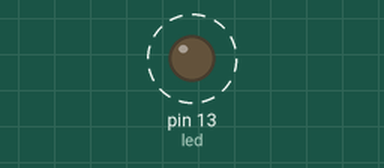
Bench run of a sketch on a simulated Arduino Uno, built with avr-gcc and run on an emulated ATmega328P. Parts: output pins drawn as LEDs (lit = HIGH). Dashed ring = blinking.

Above: at 0.1 s.
Timing chart, 0 to 3.0 s (numbered marks = the images above):
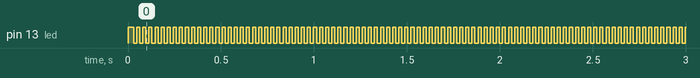

Measured:
- by itself, pin 13 (led): alternates HIGH for 0.02 s and LOW for 0.02 s

The sketch:

_43_timer2_toggle_LED_01.ino
```cpp
// (licence header left out)
#include <avr/io.h>

                            // initialize timer, interrupt and variable
void timer2_init()
{
                            // set up timer with prescaler = 1024 and CTC mode
  TCCR2A |= (1 << WGM21) | (0 << WGM20);
  TCCR2B |= (0 << WGM22) | (1 << CS22) | (1 << CS21) | (1 << CS20);

                            // initialize counter
  TCNT2 = 0;

                            // initialize compare value for 10 Hz
  OCR2A = 220;
}

                            // initialize timer, interrupt and variable
void setup() {

                            // connect led to pin PB5 - INBUILD_LED - Arduino PIN 13
  DDRB |= (1 << PINB5);

                            // initialize timer2 (table above)
  timer2_init();


}

// loop forever
void loop() {

                            // check whether the flag bit is set
                            // if set, it means that there has been a compare match
                            // and the timer has been cleared
                            // use this opportunity to toggle the led
  if (TIFR2 & (1 << OCF2A))
  {
    PORTB ^= (1 << PINB5);  // toggles the led
  }

                            // wait! we are not done yet!
                            // clear the flag bit manually since there is no ISR to execute
                            // clear it by writing '1' to it (as per the datasheet)
  TIFR2 |= (1 << OCF2A);

                            // yeah, now we are done!
}
```

_43_working_w_CTC_01.c
```cpp
// (licence header left out)
#include <avr/io.h>

									// initialize timer, interrupt and variable
void timer2_init()
{
									// set up timer with prescaler = 1024 and CTC mode
	TCCR2A |= (1 << WGM21) | (0 << WGM20);
	TCCR2B |= (0 << WGM22) | (1 << CS22) | (1 << CS21) | (1 << CS20);

									// initialize counter (table above)
	TCNT2 = 0;

									// initialize compare value to 10 Hz
	OCR2A = 156;
}

int main(void)
{
									// connect led to pin PC0
	DDRB |= (1 << PINB5);

									// initialize timer
	timer2_init();

									// loop forever
	while(1)
	{
									// check whether the flag bit is set
									// if set, it means that there has been a compare match
									// and the timer has been cleared
									// use this opportunity to toggle LED
		if (TIFR2 & (1 << OCF2A))
		{
			PORTB ^= (1 << PINB5);  // toggles the inbuild_LED - Arduino pin 13
		}

									// wait! we are not done yet!
									// clear the flag bit manually since there is no ISR to execute
									// clear it by writing '1' to it (as per the datasheet)
		TIFR2 |= (1 << OCF2A);

									// yeah, now we are done!
	}
}
```

_43_working_w_CTC_w_INT_02.c
```cpp
// (licence header left out)
#include <avr/io.h>
#include <avr/interrupt.h>          // 1ª Modification: include int library

									// initialize timer, interrupt and variable
void timer2_init()
{
									// set up timer with prescaler = 1024 and CTC mode
	TCCR2A |= (1 << WGM21) | (0 << WGM20);
	TCCR2B |= (0 << WGM22) | (1 << CS22) | (1 << CS21) | (1 << CS20);

   	TIMSK2 |= (1 << OCIE2A);        // 2ª Modification: enable CTC, Timer2, Ch A interruptions

	TCNT2 = 0;
								    // initialize compare value to 10 Hz
	OCR2A = 156;

	sei();                          // 3ª Modification: set Global Interrupt Enable;
									// Arduino.h courtesy:)
}

                                    // 4ª Modification: Implement ISR (fired whenever a match occurs)
                                    // hence, toggle led here itself..
ISR (TIMER2_COMPA_vect)
{

	PORTB ^= (1 << PINB5);          // toggles the inbuild_LED - Arduino pin 13
}

int main(void)
{
									// connect led to pin PC0
	DDRB |= (1 << PINB5);

									// initialize timer
	timer2_init();

									// loop forever
	while(1)
	{

									// 5ª Modification: do nothing here :D
									// whenever a match occurs, ISR is fired
									// toggle the led in the ISR itself
									// no need to keep track of any flag bits here
									// done!
									// See all the work that is left for the hardware ...
									// check whether the flag bit is set
									// if set, it means that there has been a compare match
									// and the timer has been cleared
									// use this opportunity to toggle LED
		/*if (TIFR2 & (1 << OCF2A))
		{
			PORTB ^= (1 << PINB5);  // toggles the inbuild_LED - Arduino pin 13
		}

									// wait! we are not done yet!
									// clear the flag bit manually since there is no ISR to execute
									// clear it by writing '1' to it (as per the datasheet)
		TIFR2 |= (1 << OCF2A);

									// yeah, now we are done! */
	 }
  }
```

_43_working_w_CTC_w_INT_w_OCRnx_03.c
```cpp
// (licence header left out)
#include <avr/io.h>
#include <avr/interrupt.h>             // include int library

				       // initialize timer, interrupt and variable
void timer2_init()
{
				       // set up timer with prescaler = 1024 and CTC mode
	TCCR2A |= (1 << WGM21) | (0 << WGM20);

				       // 1ª Modification: insert (1 << COM2A0)
	TCCR2B |= (1 << COM2A0) | (0 << WGM22) | (1 << CS22) | (1 << CS21) | (1 << CS20);

   	TIMSK2 |= (1 << OCIE2A);	// enable CTC, Timer2, Ch A interruptions

	TCNT2 = 0;
				       // initialize compare value to 10 Hz
	OCR2A = 156;

	sei();			       // set Global Interrupt Enable;
				       // Arduino.h courtesy:)
}

                                       // 2ª Modification: Delete ISR altogether!
                                       // hence, toggle led here itself..
/*ISR (TIMER2_COMPA_vect)
{

	PORTB ^= (1 << PINB5);         // toggles the inbuild_LED - Arduino pin 13
}*/


int main(void)
{
				       //3ª Modification: connect led to pin PB3 - Arduino PIN D11
	DDRB |= (1 << PINB3);

				       // initialize timer
	timer2_init();

				       // loop forever (or never?)
	 while(1)
	   {
		                       // Nothing here :D

	   }

  }
```
